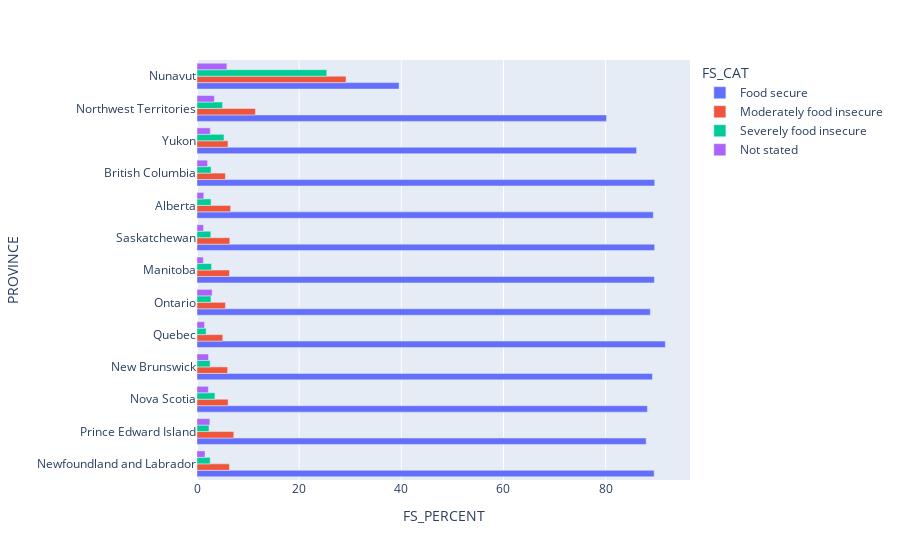

Notebook cell for this chart:
### Markdown cell above
Okay, so the one that's very different is Nunavut. Just to be a bit more user-friendly, we can sort the groups in descending order of proportion of food-secure households. But aren't those slanting province/territory labels annoying? We can switch the x- and y-axes to make this a bit nicer.

### Code cell
fig=px.bar(data_fs_prov, x='FS_PERCENT', y='PROVINCE', color='FS_CAT', barmode='group')
fig.show()

### Figure 1 — Plotly figure (JSON) as saved in the notebook; plotly's stock layout.template omitted (floating-point values rounded to 4 significant figures)
{"data": [{"alignmentgroup": "True", "hovertemplate": "FS_CAT=Food secure<br>FS_PERCENT=%{x}<br>PROVINCE=%{y}<extra></extra>", "legendgroup": "Food secure", "marker": {"color": "#636efa", "pattern": {"shape": ""}}, "name": "Food secure", "offsetgroup": "Food secure", "orientation": "h", "showlegend": true, "textposition": "auto", "type": "bar", "x": [89.5, 87.93, 88.18, 89.17, 91.69, 88.75, 89.55, 89.6, 89.33, 89.61, 86.06, 80.17, 39.55], "xaxis": "x", "y": ["Newfoundland and Labrador", "Prince Edward Island", "Nova Scotia", "New Brunswick", "Quebec", "Ontario", "Manitoba", "Saskatchewan", "Alberta", "British Columbia", "Yukon", "Northwest Territories", "Nunavut"], "yaxis": "y"}, {"alignmentgroup": "True", "hovertemplate": "FS_CAT=Moderately food insecure<br>FS_PERCENT=%{x}<br>PROVINCE=%{y}<extra></extra>", "legendgroup": "Moderately food insecure", "marker": {"color": "#EF553B", "pattern": {"shape": ""}}, "name": "Moderately food insecure", "offsetgroup": "Moderately food insecure", "orientation": "h", "showlegend": true, "textposition": "auto", "type": "bar", "x": [6.353, 7.198, 6.094, 5.997, 5.048, 5.562, 6.356, 6.424, 6.584, 5.562, 6.062, 11.43, 29.17], "xaxis": "x", "y": ["Newfoundland and Labrador", "Prince Edward Island", "Nova Scotia", "New Brunswick", "Quebec", "Ontario", "Manitoba", "Saskatchewan", "Alberta", "British Columbia", "Yukon", "Northwest Territories", "Nunavut"], "yaxis": "y"}, {"alignmentgroup": "True", "hovertemplate": "FS_CAT=Severely food insecure<br>FS_PERCENT=%{x}<br>PROVINCE=%{y}<extra></extra>", "legendgroup": "Severely food insecure", "marker": {"color": "#00cc96", "pattern": {"shape": ""}}, "name": "Severely food insecure", "offsetgroup": "Severely food insecure", "orientation": "h", "showlegend": true, "textposition": "auto", "type": "bar", "x": [2.578, 2.353, 3.508, 2.569, 1.785, 2.734, 2.855, 2.702, 2.753, 2.761, 5.281, 5.007, 25.42], "xaxis": "x", "y": ["Newfoundland and Labrador", "Prince Edward Island", "Nova Scotia", "New Brunswick", "Quebec", "Ontario", "Manitoba", "Saskatchewan", "Alberta", "British Columbia", "Yukon", "Northwest Territories", "Nunavut"], "yaxis": "y"}, {"alignmentgroup": "True", "hovertemplate": "FS_CAT=Not stated<br>FS_PERCENT=%{x}<br>PROVINCE=%{y}<extra></extra>", "legendgroup": "Not stated", "marker": {"color": "#ab63fa", "pattern": {"shape": ""}}, "name": "Not stated", "offsetgroup": "Not stated", "orientation": "h", "showlegend": true, "textposition": "auto", "type": "bar", "x": [1.571, 2.514, 2.221, 2.26, 1.474, 2.953, 1.238, 1.277, 1.335, 2.066, 2.594, 3.395, 5.853], "xaxis": "x", "y": ["Newfoundland and Labrador", "Prince Edward Island", "Nova Scotia", "New Brunswick", "Quebec", "Ontario", "Manitoba", "Saskatchewan", "Alberta", "British Columbia", "Yukon", "Northwest Territories", "Nunavut"], "yaxis": "y"}], "layout": {"barmode": "group", "legend": {"title": {"text": "FS_CAT"}, "tracegroupgap": 0}, "margin": {"t": 60}, "xaxis": {"anchor": "y", "domain": [0, 1], "title": {"text": "FS_PERCENT"}}, "yaxis": {"anchor": "x", "domain": [0, 1], "title": {"text": "PROVINCE"}}}}
